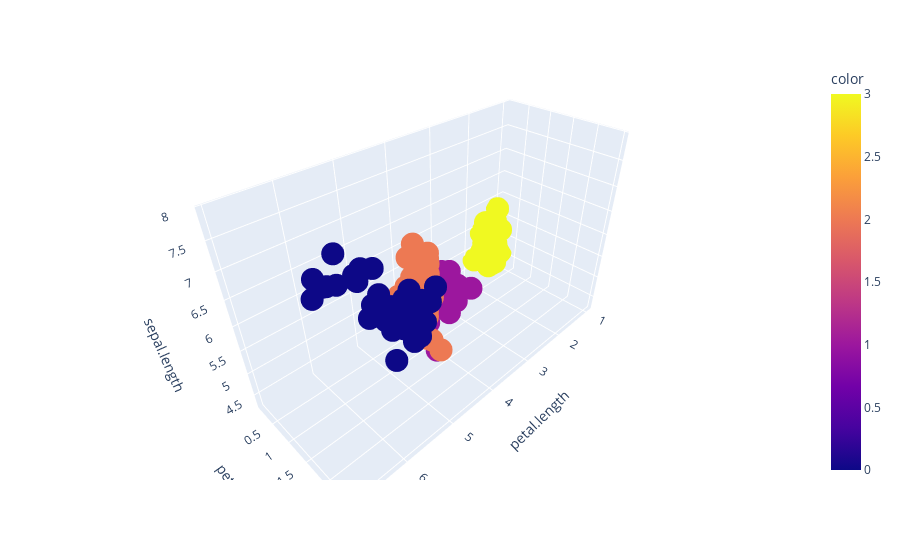

Here is the notebook cell this chart was saved with:
### Code cell
fig.show()

### Figure 1 — Plotly figure (JSON) as saved in the notebook; plotly's stock layout.template omitted (floating-point values rounded to 4 significant figures; data arrays with more than 128 entries replaced by an {"elided": "..."} marker saying what was removed)
{"data": [{"hovertemplate": "petal.length=%{x}<br>petal.width=%{y}<br>sepal.length=%{z}<br>color=%{marker.color}<extra></extra>", "legendgroup": "", "marker": {"color": {"elided": "150 int values"}, "coloraxis": "coloraxis", "symbol": "circle"}, "mode": "markers", "name": "", "scene": "scene", "showlegend": false, "type": "scatter3d", "x": {"elided": "150 float values"}, "y": {"elided": "150 float values"}, "z": {"elided": "150 float values"}}], "layout": {"coloraxis": {"colorbar": {"title": {"text": "color"}}, "colorscale": [[0, "#0d0887"], [0.1111, "#46039f"], [0.2222, "#7201a8"], [0.3333, "#9c179e"], [0.4444, "#bd3786"], [0.5556, "#d8576b"], [0.6667, "#ed7953"], [0.7778, "#fb9f3a"], [0.8889, "#fdca26"], [1, "#f0f921"]]}, "legend": {"tracegroupgap": 0}, "margin": {"t": 60}, "scene": {"domain": {"x": [0, 1], "y": [0, 1]}, "xaxis": {"title": {"text": "petal.length"}}, "yaxis": {"title": {"text": "petal.width"}}, "zaxis": {"title": {"text": "sepal.length"}}}}}
